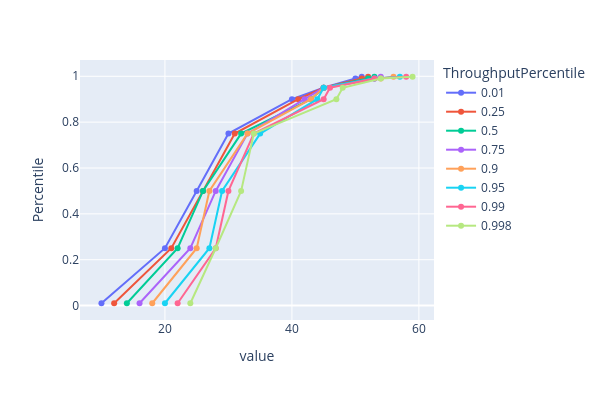

Notebook code for this chart:
### Code cell
# 可視化
fig = px.line(
    df_fleetdata_long,
    x="value",
    y="Percentile",
    color="ThroughputPercentile",
    markers=True,
)
fig.update_layout(
    width=600,
    height=400
)

### Figure 1 — Plotly figure (JSON) as saved in the notebook; plotly's stock layout.template omitted (floating-point values rounded to 4 significant figures)
{"data": [{"hovertemplate": "ThroughputPercentile=0.01<br>value=%{x}<br>Percentile=%{y}<extra></extra>", "legendgroup": "0.01", "line": {"color": "#636efa", "dash": "solid"}, "marker": {"symbol": "circle"}, "mode": "lines+markers", "name": "0.01", "orientation": "v", "showlegend": true, "type": "scatter", "x": [10, 20, 25, 30, 40, 45, 50, 51], "xaxis": "x", "y": [0.01, 0.25, 0.5, 0.75, 0.9, 0.95, 0.99, 0.998], "yaxis": "y"}, {"hovertemplate": "ThroughputPercentile=0.25<br>value=%{x}<br>Percentile=%{y}<extra></extra>", "legendgroup": "0.25", "line": {"color": "#EF553B", "dash": "solid"}, "marker": {"symbol": "circle"}, "mode": "lines+markers", "name": "0.25", "orientation": "v", "showlegend": true, "type": "scatter", "x": [12, 21, 26, 31, 41, 45, 51, 52], "xaxis": "x", "y": [0.01, 0.25, 0.5, 0.75, 0.9, 0.95, 0.99, 0.998], "yaxis": "y"}, {"hovertemplate": "ThroughputPercentile=0.5<br>value=%{x}<br>Percentile=%{y}<extra></extra>", "legendgroup": "0.5", "line": {"color": "#00cc96", "dash": "solid"}, "marker": {"symbol": "circle"}, "mode": "lines+markers", "name": "0.5", "orientation": "v", "showlegend": true, "type": "scatter", "x": [14, 22, 26, 32, 43, 45, 52, 53], "xaxis": "x", "y": [0.01, 0.25, 0.5, 0.75, 0.9, 0.95, 0.99, 0.998], "yaxis": "y"}, {"hovertemplate": "ThroughputPercentile=0.75<br>value=%{x}<br>Percentile=%{y}<extra></extra>", "legendgroup": "0.75", "line": {"color": "#ab63fa", "dash": "solid"}, "marker": {"symbol": "circle"}, "mode": "lines+markers", "name": "0.75", "orientation": "v", "showlegend": true, "type": "scatter", "x": [16, 24, 28, 33, 42, 45, 53, 54], "xaxis": "x", "y": [0.01, 0.25, 0.5, 0.75, 0.9, 0.95, 0.99, 0.998], "yaxis": "y"}, {"hovertemplate": "ThroughputPercentile=0.9<br>value=%{x}<br>Percentile=%{y}<extra></extra>", "legendgroup": "0.9", "line": {"color": "#FFA15A", "dash": "solid"}, "marker": {"symbol": "circle"}, "mode": "lines+markers", "name": "0.9", "orientation": "v", "showlegend": true, "type": "scatter", "x": [18, 25, 27, 33, 43, 45, 54, 56], "xaxis": "x", "y": [0.01, 0.25, 0.5, 0.75, 0.9, 0.95, 0.99, 0.998], "yaxis": "y"}, {"hovertemplate": "ThroughputPercentile=0.95<br>value=%{x}<br>Percentile=%{y}<extra></extra>", "legendgroup": "0.95", "line": {"color": "#19d3f3", "dash": "solid"}, "marker": {"symbol": "circle"}, "mode": "lines+markers", "name": "0.95", "orientation": "v", "showlegend": true, "type": "scatter", "x": [20, 27, 29, 35, 44, 45, 53, 57], "xaxis": "x", "y": [0.01, 0.25, 0.5, 0.75, 0.9, 0.95, 0.99, 0.998], "yaxis": "y"}, {"hovertemplate": "ThroughputPercentile=0.99<br>value=%{x}<br>Percentile=%{y}<extra></extra>", "legendgroup": "0.99", "line": {"color": "#FF6692", "dash": "solid"}, "marker": {"symbol": "circle"}, "mode": "lines+markers", "name": "0.99", "orientation": "v", "showlegend": true, "type": "scatter", "x": [22, 28, 30, 34, 45, 46, 53, 58], "xaxis": "x", "y": [0.01, 0.25, 0.5, 0.75, 0.9, 0.95, 0.99, 0.998], "yaxis": "y"}, {"hovertemplate": "ThroughputPercentile=0.998<br>value=%{x}<br>Percentile=%{y}<extra></extra>", "legendgroup": "0.998", "line": {"color": "#B6E880", "dash": "solid"}, "marker": {"symbol": "circle"}, "mode": "lines+markers", "name": "0.998", "orientation": "v", "showlegend": true, "type": "scatter", "x": [24, 28, 32, 34, 47, 48, 54, 59], "xaxis": "x", "y": [0.01, 0.25, 0.5, 0.75, 0.9, 0.95, 0.99, 0.998], "yaxis": "y"}], "layout": {"height": 400, "legend": {"title": {"text": "ThroughputPercentile"}, "tracegroupgap": 0}, "margin": {"t": 60}, "width": 600, "xaxis": {"anchor": "y", "domain": [0, 1], "title": {"text": "value"}}, "yaxis": {"anchor": "x", "domain": [0, 1], "title": {"text": "Percentile"}}}}
